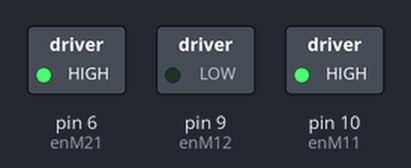
A sketch run on a simulated Arduino Uno, built with avr-gcc and run on an emulated ATmega328P. Parts: switched loads named in the sketch (green lamp = pin HIGH). Pins used as bus, display or sensor lines are not drawn.

Above: at 0.5 s.
At 1.5 s:
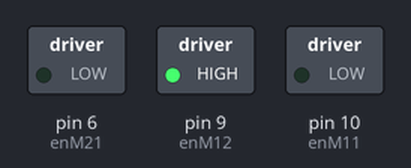
At 5.5 s:
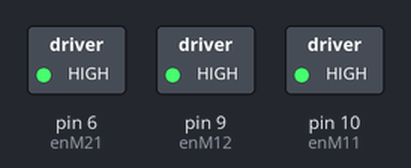
Timing chart, 0 to 6.9 s (numbered marks = the images above):
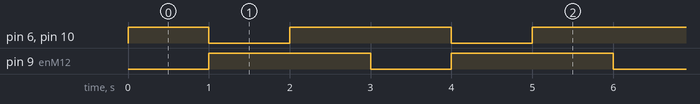

The sketch:

Prueba_motores.ino
```cpp
int enM11=10;
int enM12=9;
int enM21=6;
int enM22=5;

void setup() {
  // put your setup code here, to run once:
  pinMode(enM11, OUTPUT);
  pinMode(enM12, OUTPUT);
  pinMode(enM21, OUTPUT);
  pinMode(enM22, OUTPUT);


}

void loop() {
  // put your main code here, to run repeatedly:
  digitalWrite(enM11, HIGH);
  digitalWrite(enM12, LOW);
  digitalWrite(enM21, HIGH);
  digitalWrite(enM22, LOW);

  delay(1000);

  digitalWrite(enM11, LOW);
  digitalWrite(enM12, HIGH);
  digitalWrite(enM21, LOW);
  digitalWrite(enM22, LOW);

  delay(1000);

  digitalWrite(enM21, HIGH);
  digitalWrite(enM22, LOW);
  digitalWrite(enM11, HIGH);
  digitalWrite(enM12, HIGH);

  delay(1000);

  digitalWrite(enM11, LOW);
  digitalWrite(enM12, HIGH);
  digitalWrite(enM21, LOW);
  digitalWrite(enM22, HIGH);

}
```

Measured:
- by itself, pin 6 (enM21), pin 10 (enM11): repeats every 3.0 s: LOW 1.0 s, HIGH 2.0 s
- by itself, pin 9 (enM12): alternates HIGH for 2.0 s and LOW for 1.0 s
- by itself, everything shown: repeats every 3.0 s, in 4 steps
